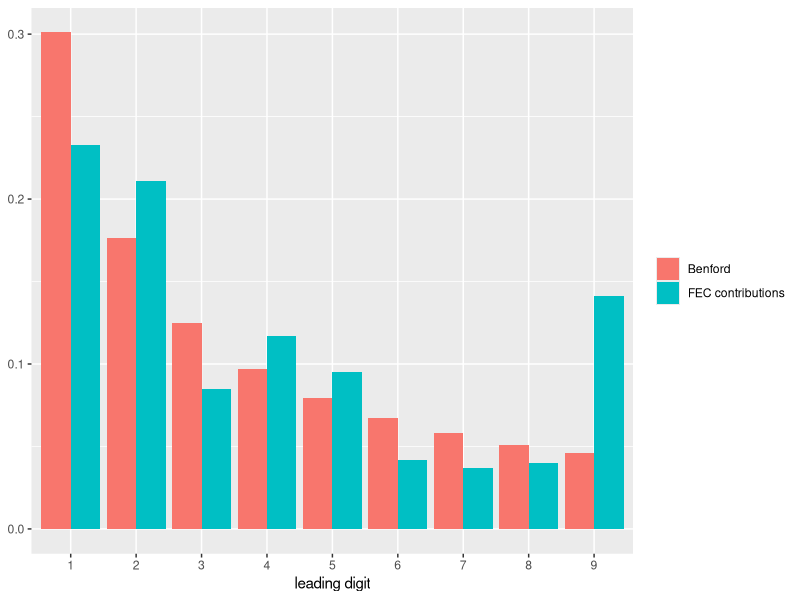

Generate this figure with R:
## ---- chunk 1
knitr::opts_chunk$set(echo = TRUE, fig.width = 6, fig.height = 3.5,
                      collapse = TRUE, comment = "#>")
library(tidyverse)
set.seed(40605)
## ---- chunk 2
# solution
## ---- chunk 3
# widths
round(log10((2:10) / (1:9)), 3)
## ---- chunk 4
pol_digits <- c(23.3, 21.1, 8.5, 11.7, 9.5, 4.2, 3.7, 4.0, 14.1) / 100
## ---- chunk 5
tibble(d = factor(rep(1:9, 2)), p = c(pol_digits, log10(1 + 1 / 1:9)),
       source = rep(c("FEC contributions", "Benford"), each = 9)) |>
  ggplot(aes(x = d, y = p, fill = source)) + geom_col(position = "dodge") +
  labs(x = "leading digit", y = NULL, fill = NULL)
## ---- chunk 6
dbenford <- function(d) log10((d + 1) / d)
digit_props <- function(d) as.numeric(table(factor(d, levels = 1:9))) / length(d)
rbenford <- function(n) sample(1:9, n, prob = dbenford(1:9), replace = TRUE)
tstat <- function(d) distance(digit_props(d))
## ---- chunk 7
p_alt <- 0.5 * dbenford(1:9) + 0.5 / 9
round(p_alt, 3)
